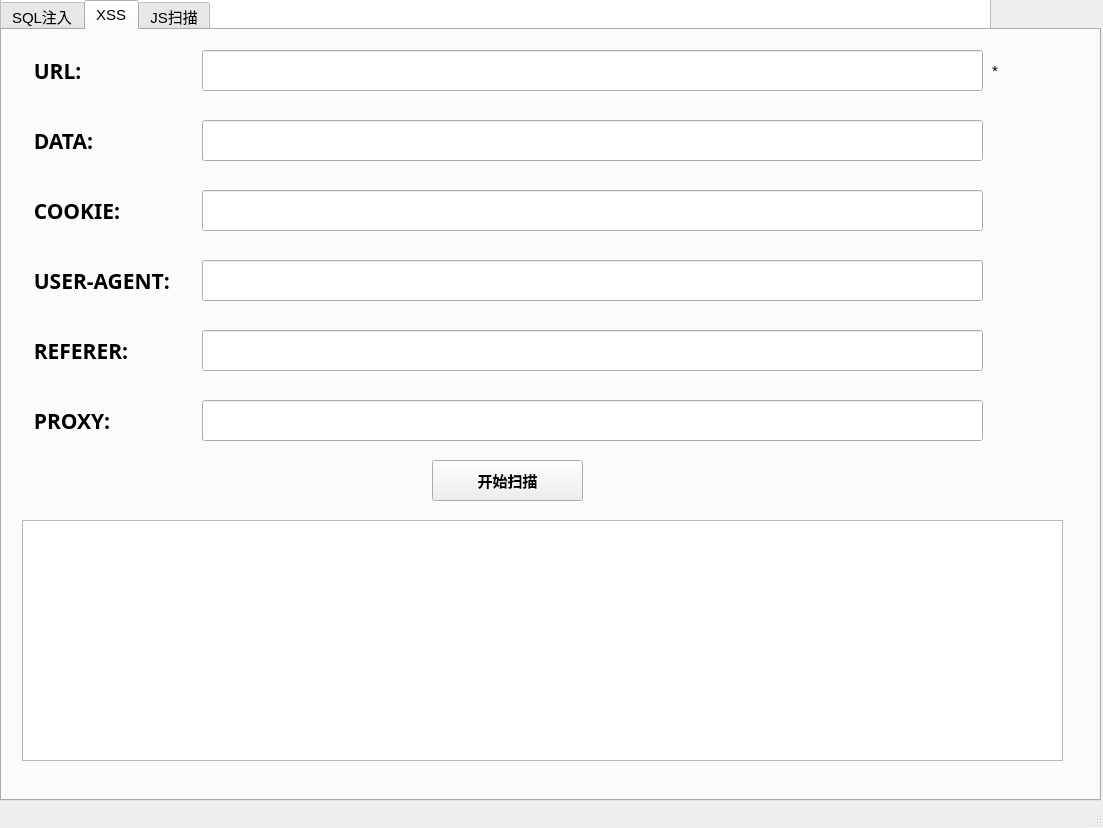
<?xml version="1.0" encoding="UTF-8"?>
<ui version="4.0">
 <class>MainWindow</class>
 <widget class="QMainWindow" name="MainWindow">
  <property name="geometry">
   <rect>
    <x>0</x>
    <y>0</y>
    <width>1103</width>
    <height>828</height>
   </rect>
  </property>
  <property name="windowTitle">
   <string>MainWindow</string>
  </property>
  <widget class="QWidget" name="centralwidget">
   <widget class="QTableWidget" name="tableWidget">
    <property name="geometry">
     <rect>
      <x>0</x>
      <y>-20</y>
      <width>991</width>
      <height>671</height>
     </rect>
    </property>
   </widget>
   <widget class="QTabWidget" name="tabWidget">
    <property name="geometry">
     <rect>
      <x>0</x>
      <y>0</y>
      <width>1101</width>
      <height>801</height>
     </rect>
    </property>
    <property name="font">
     <font>
      <pointsize>11</pointsize>
     </font>
    </property>
    <property name="currentIndex">
     <number>1</number>
    </property>
    <widget class="QWidget" name="sql_tab">
     <attribute name="title">
      <string>SQL注入</string>
     </attribute>
     <widget class="QLineEdit" name="sql_url">
      <property name="geometry">
       <rect>
        <x>200</x>
        <y>20</y>
        <width>781</width>
        <height>41</height>
       </rect>
      </property>
      <property name="toolTip">
       <string/>
      </property>
     </widget>
     <widget class="QLabel" name="url_1">
      <property name="geometry">
       <rect>
        <x>10</x>
        <y>20</y>
        <width>141</width>
        <height>41</height>
       </rect>
      </property>
      <property name="font">
       <font>
        <family>Bahnschrift SemiBold SemiConden</family>
        <pointsize>16</pointsize>
        <weight>75</weight>
        <bold>true</bold>
       </font>
      </property>
      <property name="toolTip">
       <string/>
      </property>
      <property name="layoutDirection">
       <enum>Qt::LeftToRight</enum>
      </property>
      <property name="text">
       <string>    URL:</string>
      </property>
      <property name="textFormat">
       <enum>Qt::PlainText</enum>
      </property>
     </widget>
     <widget class="QLineEdit" name="sql_data">
      <property name="geometry">
       <rect>
        <x>200</x>
        <y>90</y>
        <width>781</width>
        <height>41</height>
       </rect>
      </property>
      <property name="toolTip">
       <string/>
      </property>
     </widget>
     <widget class="QLineEdit" name="sql_user_agent">
      <property name="geometry">
       <rect>
        <x>200</x>
        <y>230</y>
        <width>781</width>
        <height>41</height>
       </rect>
      </property>
      <property name="toolTip">
       <string/>
      </property>
     </widget>
     <widget class="QLineEdit" name="sql_cookie">
      <property name="geometry">
       <rect>
        <x>200</x>
        <y>160</y>
        <width>781</width>
        <height>41</height>
       </rect>
      </property>
      <property name="toolTip">
       <string/>
      </property>
     </widget>
     <widget class="QLineEdit" name="sql_referer">
      <property name="geometry">
       <rect>
        <x>200</x>
        <y>300</y>
        <width>781</width>
        <height>41</height>
       </rect>
      </property>
      <property name="toolTip">
       <string/>
      </property>
     </widget>
     <widget class="QLabel" name="data_1">
      <property name="geometry">
       <rect>
        <x>10</x>
        <y>90</y>
        <width>141</width>
        <height>41</height>
       </rect>
      </property>
      <property name="font">
       <font>
        <family>Bahnschrift SemiBold SemiConden</family>
        <pointsize>16</pointsize>
        <weight>75</weight>
        <bold>true</bold>
       </font>
      </property>
      <property name="toolTip">
       <string/>
      </property>
      <property name="layoutDirection">
       <enum>Qt::LeftToRight</enum>
      </property>
      <property name="text">
       <string>    DATA:</string>
      </property>
      <property name="textFormat">
       <enum>Qt::PlainText</enum>
      </property>
     </widget>
     <widget class="QLabel" name="cookie_1">
      <property name="geometry">
       <rect>
        <x>10</x>
        <y>160</y>
        <width>141</width>
        <height>41</height>
       </rect>
      </property>
      <property name="font">
       <font>
        <family>Bahnschrift SemiBold SemiConden</family>
        <pointsize>16</pointsize>
        <weight>75</weight>
        <bold>true</bold>
       </font>
      </property>
      <property name="toolTip">
       <string/>
      </property>
      <property name="layoutDirection">
       <enum>Qt::LeftToRight</enum>
      </property>
      <property name="text">
       <string>    COOKIE:</string>
      </property>
      <property name="textFormat">
       <enum>Qt::PlainText</enum>
      </property>
     </widget>
     <widget class="QLabel" name="user_agent_1">
      <property name="geometry">
       <rect>
        <x>10</x>
        <y>230</y>
        <width>171</width>
        <height>41</height>
       </rect>
      </property>
      <property name="font">
       <font>
        <family>Bahnschrift SemiBold SemiConden</family>
        <pointsize>16</pointsize>
        <weight>75</weight>
        <bold>true</bold>
       </font>
      </property>
      <property name="toolTip">
       <string/>
      </property>
      <property name="layoutDirection">
       <enum>Qt::LeftToRight</enum>
      </property>
      <property name="text">
       <string>    USER-AGENT:</string>
      </property>
      <property name="textFormat">
       <enum>Qt::PlainText</enum>
      </property>
     </widget>
     <widget class="QLabel" name="referer_1">
      <property name="geometry">
       <rect>
        <x>10</x>
        <y>300</y>
        <width>141</width>
        <height>41</height>
       </rect>
      </property>
      <property name="font">
       <font>
        <family>Bahnschrift SemiBold SemiConden</family>
        <pointsize>16</pointsize>
        <weight>75</weight>
        <bold>true</bold>
       </font>
      </property>
      <property name="toolTip">
       <string/>
      </property>
      <property name="layoutDirection">
       <enum>Qt::LeftToRight</enum>
      </property>
      <property name="text">
       <string>    REFERER:</string>
      </property>
      <property name="textFormat">
       <enum>Qt::PlainText</enum>
      </property>
     </widget>
     <widget class="QPushButton" name="sql_start_button">
      <property name="geometry">
       <rect>
        <x>430</x>
        <y>430</y>
        <width>151</width>
        <height>41</height>
       </rect>
      </property>
      <property name="font">
       <font>
        <pointsize>11</pointsize>
        <weight>75</weight>
        <bold>true</bold>
       </font>
      </property>
      <property name="text">
       <string>开始扫描</string>
      </property>
     </widget>
     <widget class="QPlainTextEdit" name="sql_scan_result">
      <property name="geometry">
       <rect>
        <x>20</x>
        <y>490</y>
        <width>1041</width>
        <height>241</height>
       </rect>
      </property>
     </widget>
     <widget class="QLabel" name="label_21">
      <property name="geometry">
       <rect>
        <x>990</x>
        <y>20</y>
        <width>91</width>
        <height>41</height>
       </rect>
      </property>
      <property name="text">
       <string>*</string>
      </property>
     </widget>
     <widget class="QLabel" name="proxy_1">
      <property name="geometry">
       <rect>
        <x>10</x>
        <y>370</y>
        <width>141</width>
        <height>41</height>
       </rect>
      </property>
      <property name="font">
       <font>
        <family>Bahnschrift SemiBold SemiConden</family>
        <pointsize>16</pointsize>
        <weight>75</weight>
        <bold>true</bold>
       </font>
      </property>
      <property name="toolTip">
       <string/>
      </property>
      <property name="layoutDirection">
       <enum>Qt::LeftToRight</enum>
      </property>
      <property name="text">
       <string>    PROXY:</string>
      </property>
      <property name="textFormat">
       <enum>Qt::PlainText</enum>
      </property>
     </widget>
     <widget class="QLineEdit" name="sql_proxy">
      <property name="geometry">
       <rect>
        <x>200</x>
        <y>370</y>
        <width>781</width>
        <height>41</height>
       </rect>
      </property>
      <property name="toolTip">
       <string/>
      </property>
     </widget>
    </widget>
    <widget class="QWidget" name="xss_tab">
     <attribute name="title">
      <string>XSS</string>
     </attribute>
     <widget class="QLabel" name="url_2">
      <property name="geometry">
       <rect>
        <x>10</x>
        <y>20</y>
        <width>141</width>
        <height>41</height>
       </rect>
      </property>
      <property name="font">
       <font>
        <family>Bahnschrift SemiBold SemiConden</family>
        <pointsize>16</pointsize>
        <weight>75</weight>
        <bold>true</bold>
       </font>
      </property>
      <property name="toolTip">
       <string/>
      </property>
      <property name="layoutDirection">
       <enum>Qt::LeftToRight</enum>
      </property>
      <property name="text">
       <string>    URL:</string>
      </property>
      <property name="textFormat">
       <enum>Qt::PlainText</enum>
      </property>
     </widget>
     <widget class="QPushButton" name="xss_start_button">
      <property name="geometry">
       <rect>
        <x>430</x>
        <y>430</y>
        <width>151</width>
        <height>41</height>
       </rect>
      </property>
      <property name="font">
       <font>
        <pointsize>11</pointsize>
        <weight>75</weight>
        <bold>true</bold>
       </font>
      </property>
      <property name="text">
       <string>开始扫描</string>
      </property>
     </widget>
     <widget class="QLabel" name="user_agent_2">
      <property name="geometry">
       <rect>
        <x>10</x>
        <y>230</y>
        <width>171</width>
        <height>41</height>
       </rect>
      </property>
      <property name="font">
       <font>
        <family>Bahnschrift SemiBold SemiConden</family>
        <pointsize>16</pointsize>
        <weight>75</weight>
        <bold>true</bold>
       </font>
      </property>
      <property name="toolTip">
       <string/>
      </property>
      <property name="layoutDirection">
       <enum>Qt::LeftToRight</enum>
      </property>
      <property name="text">
       <string>    USER-AGENT:</string>
      </property>
      <property name="textFormat">
       <enum>Qt::PlainText</enum>
      </property>
     </widget>
     <widget class="QLabel" name="label_22">
      <property name="geometry">
       <rect>
        <x>990</x>
        <y>20</y>
        <width>91</width>
        <height>41</height>
       </rect>
      </property>
      <property name="text">
       <string>*</string>
      </property>
     </widget>
     <widget class="QLineEdit" name="xss_cookie">
      <property name="geometry">
       <rect>
        <x>200</x>
        <y>160</y>
        <width>781</width>
        <height>41</height>
       </rect>
      </property>
      <property name="toolTip">
       <string/>
      </property>
     </widget>
     <widget class="QLineEdit" name="xss_url">
      <property name="geometry">
       <rect>
        <x>200</x>
        <y>20</y>
        <width>781</width>
        <height>41</height>
       </rect>
      </property>
      <property name="toolTip">
       <string/>
      </property>
     </widget>
     <widget class="QLabel" name="data_2">
      <property name="geometry">
       <rect>
        <x>10</x>
        <y>90</y>
        <width>141</width>
        <height>41</height>
       </rect>
      </property>
      <property name="font">
       <font>
        <family>Bahnschrift SemiBold SemiConden</family>
        <pointsize>16</pointsize>
        <weight>75</weight>
        <bold>true</bold>
       </font>
      </property>
      <property name="toolTip">
       <string/>
      </property>
      <property name="layoutDirection">
       <enum>Qt::LeftToRight</enum>
      </property>
      <property name="text">
       <string>    DATA:</string>
      </property>
      <property name="textFormat">
       <enum>Qt::PlainText</enum>
      </property>
     </widget>
     <widget class="QLineEdit" name="xss_data">
      <property name="geometry">
       <rect>
        <x>200</x>
        <y>90</y>
        <width>781</width>
        <height>41</height>
       </rect>
      </property>
      <property name="toolTip">
       <string/>
      </property>
     </widget>
     <widget class="QLineEdit" name="xss_referer">
      <property name="geometry">
       <rect>
        <x>200</x>
        <y>300</y>
        <width>781</width>
        <height>41</height>
       </rect>
      </property>
      <property name="toolTip">
       <string/>
      </property>
     </widget>
     <widget class="QPlainTextEdit" name="xss_scan_result">
      <property name="geometry">
       <rect>
        <x>20</x>
        <y>490</y>
        <width>1041</width>
        <height>241</height>
       </rect>
      </property>
     </widget>
     <widget class="QLabel" name="referer_2">
      <property name="geometry">
       <rect>
        <x>10</x>
        <y>300</y>
        <width>141</width>
        <height>41</height>
       </rect>
      </property>
      <property name="font">
       <font>
        <family>Bahnschrift SemiBold SemiConden</family>
        <pointsize>16</pointsize>
        <weight>75</weight>
        <bold>true</bold>
       </font>
      </property>
      <property name="toolTip">
       <string/>
      </property>
      <property name="layoutDirection">
       <enum>Qt::LeftToRight</enum>
      </property>
      <property name="text">
       <string>    REFERER:</string>
      </property>
      <property name="textFormat">
       <enum>Qt::PlainText</enum>
      </property>
     </widget>
     <widget class="QLabel" name="cookie_2">
      <property name="geometry">
       <rect>
        <x>10</x>
        <y>160</y>
        <width>141</width>
        <height>41</height>
       </rect>
      </property>
      <property name="font">
       <font>
        <family>Bahnschrift SemiBold SemiConden</family>
        <pointsize>16</pointsize>
        <weight>75</weight>
        <bold>true</bold>
       </font>
      </property>
      <property name="toolTip">
       <string/>
      </property>
      <property name="layoutDirection">
       <enum>Qt::LeftToRight</enum>
      </property>
      <property name="text">
       <string>    COOKIE:</string>
      </property>
      <property name="textFormat">
       <enum>Qt::PlainText</enum>
      </property>
     </widget>
     <widget class="QLineEdit" name="xss_user_agent">
      <property name="geometry">
       <rect>
        <x>200</x>
        <y>230</y>
        <width>781</width>
        <height>41</height>
       </rect>
      </property>
      <property name="toolTip">
       <string/>
      </property>
     </widget>
     <widget class="QLabel" name="proxy_2">
      <property name="geometry">
       <rect>
        <x>10</x>
        <y>370</y>
        <width>141</width>
        <height>41</height>
       </rect>
      </property>
      <property name="font">
       <font>
        <family>Bahnschrift SemiBold SemiConden</family>
        <pointsize>16</pointsize>
        <weight>75</weight>
        <bold>true</bold>
       </font>
      </property>
      <property name="toolTip">
       <string/>
      </property>
      <property name="layoutDirection">
       <enum>Qt::LeftToRight</enum>
      </property>
      <property name="text">
       <string>    PROXY:</string>
      </property>
      <property name="textFormat">
       <enum>Qt::PlainText</enum>
      </property>
     </widget>
     <widget class="QLineEdit" name="xss_proxy">
      <property name="geometry">
       <rect>
        <x>200</x>
        <y>370</y>
        <width>781</width>
        <height>41</height>
       </rect>
      </property>
      <property name="toolTip">
       <string/>
      </property>
     </widget>
    </widget>
    <widget class="QWidget" name="js_tab">
     <attribute name="title">
      <string>JS扫描</string>
     </attribute>
     <widget class="QLabel" name="url_3">
      <property name="geometry">
       <rect>
        <x>10</x>
        <y>20</y>
        <width>141</width>
        <height>41</height>
       </rect>
      </property>
      <property name="font">
       <font>
        <family>Bahnschrift SemiBold SemiConden</family>
        <pointsize>16</pointsize>
        <weight>75</weight>
        <bold>true</bold>
       </font>
      </property>
      <property name="toolTip">
       <string/>
      </property>
      <property name="layoutDirection">
       <enum>Qt::LeftToRight</enum>
      </property>
      <property name="text">
       <string>    URL:</string>
      </property>
      <property name="textFormat">
       <enum>Qt::PlainText</enum>
      </property>
     </widget>
     <widget class="QPushButton" name="js_start_button">
      <property name="geometry">
       <rect>
        <x>430</x>
        <y>430</y>
        <width>151</width>
        <height>41</height>
       </rect>
      </property>
      <property name="font">
       <font>
        <pointsize>11</pointsize>
        <weight>75</weight>
        <bold>true</bold>
       </font>
      </property>
      <property name="text">
       <string>开始扫描</string>
      </property>
     </widget>
     <widget class="QLabel" name="user_agent_3">
      <property name="geometry">
       <rect>
        <x>10</x>
        <y>160</y>
        <width>171</width>
        <height>41</height>
       </rect>
      </property>
      <property name="font">
       <font>
        <family>Bahnschrift SemiBold SemiConden</family>
        <pointsize>16</pointsize>
        <weight>75</weight>
        <bold>true</bold>
       </font>
      </property>
      <property name="toolTip">
       <string/>
      </property>
      <property name="layoutDirection">
       <enum>Qt::LeftToRight</enum>
      </property>
      <property name="text">
       <string>    USER-AGENT:</string>
      </property>
      <property name="textFormat">
       <enum>Qt::PlainText</enum>
      </property>
     </widget>
     <widget class="QLabel" name="label_23">
      <property name="geometry">
       <rect>
        <x>990</x>
        <y>20</y>
        <width>91</width>
        <height>41</height>
       </rect>
      </property>
      <property name="text">
       <string>*</string>
      </property>
     </widget>
     <widget class="QLineEdit" name="js_cookie">
      <property name="geometry">
       <rect>
        <x>200</x>
        <y>90</y>
        <width>781</width>
        <height>41</height>
       </rect>
      </property>
      <property name="toolTip">
       <string/>
      </property>
     </widget>
     <widget class="QLineEdit" name="js_url">
      <property name="geometry">
       <rect>
        <x>200</x>
        <y>20</y>
        <width>781</width>
        <height>41</height>
       </rect>
      </property>
      <property name="toolTip">
       <string/>
      </property>
     </widget>
     <widget class="QLabel" name="proxy_3">
      <property name="geometry">
       <rect>
        <x>10</x>
        <y>300</y>
        <width>141</width>
        <height>41</height>
       </rect>
      </property>
      <property name="font">
       <font>
        <family>Bahnschrift SemiBold SemiConden</family>
        <pointsize>16</pointsize>
        <weight>75</weight>
        <bold>true</bold>
       </font>
      </property>
      <property name="toolTip">
       <string/>
      </property>
      <property name="layoutDirection">
       <enum>Qt::LeftToRight</enum>
      </property>
      <property name="text">
       <string>    PROXY:</string>
      </property>
      <property name="textFormat">
       <enum>Qt::PlainText</enum>
      </property>
     </widget>
     <widget class="QLineEdit" name="js_proxy">
      <property name="geometry">
       <rect>
        <x>200</x>
        <y>300</y>
        <width>781</width>
        <height>41</height>
       </rect>
      </property>
      <property name="toolTip">
       <string/>
      </property>
     </widget>
     <widget class="QLineEdit" name="js_referer">
      <property name="geometry">
       <rect>
        <x>200</x>
        <y>230</y>
        <width>781</width>
        <height>41</height>
       </rect>
      </property>
      <property name="toolTip">
       <string/>
      </property>
     </widget>
     <widget class="QPlainTextEdit" name="js_scan_result">
      <property name="geometry">
       <rect>
        <x>20</x>
        <y>490</y>
        <width>1041</width>
        <height>241</height>
       </rect>
      </property>
     </widget>
     <widget class="QLabel" name="referer_3">
      <property name="geometry">
       <rect>
        <x>10</x>
        <y>230</y>
        <width>141</width>
        <height>41</height>
       </rect>
      </property>
      <property name="font">
       <font>
        <family>Bahnschrift SemiBold SemiConden</family>
        <pointsize>16</pointsize>
        <weight>75</weight>
        <bold>true</bold>
       </font>
      </property>
      <property name="toolTip">
       <string/>
      </property>
      <property name="layoutDirection">
       <enum>Qt::LeftToRight</enum>
      </property>
      <property name="text">
       <string>    REFERER:</string>
      </property>
      <property name="textFormat">
       <enum>Qt::PlainText</enum>
      </property>
     </widget>
     <widget class="QLabel" name="cookie_3">
      <property name="geometry">
       <rect>
        <x>10</x>
        <y>90</y>
        <width>141</width>
        <height>41</height>
       </rect>
      </property>
      <property name="font">
       <font>
        <family>Bahnschrift SemiBold SemiConden</family>
        <pointsize>16</pointsize>
        <weight>75</weight>
        <bold>true</bold>
       </font>
      </property>
      <property name="toolTip">
       <string/>
      </property>
      <property name="layoutDirection">
       <enum>Qt::LeftToRight</enum>
      </property>
      <property name="text">
       <string>    COOKIE:</string>
      </property>
      <property name="textFormat">
       <enum>Qt::PlainText</enum>
      </property>
     </widget>
     <widget class="QLineEdit" name="js_user_agent">
      <property name="geometry">
       <rect>
        <x>200</x>
        <y>160</y>
        <width>781</width>
        <height>41</height>
       </rect>
      </property>
      <property name="toolTip">
       <string/>
      </property>
     </widget>
    </widget>
   </widget>
  </widget>
  <widget class="QMenuBar" name="menubar">
   <property name="geometry">
    <rect>
     <x>0</x>
     <y>0</y>
     <width>1103</width>
     <height>26</height>
    </rect>
   </property>
  </widget>
  <widget class="QStatusBar" name="statusbar"/>
 </widget>
 <resources/>
 <connections/>
</ui>
